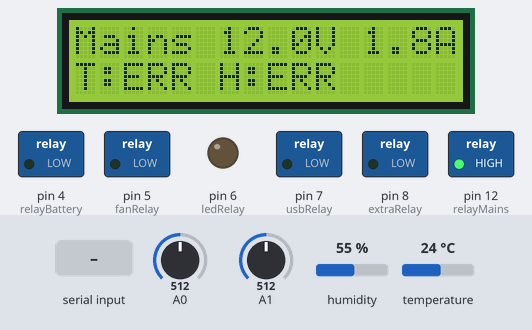
Simulated run of this sketch. Board: Arduino Uno, built with avr-gcc and run on an emulated ATmega328P. Shown: 16×2 character LCD, switched loads named in the sketch (green lamp = pin HIGH), output pins drawn as LEDs (lit = HIGH). The inputs (shaded band) are chosen by the test bench; at power-on: A0 = 512, A1 = 512, humidity 55 %, temperature 24 °C. Random numbers use the default seed unless the sketch sets one; what the sketch prints to the serial monitor is not drawn.

Above: at 1.3 s.
1.4 s: A0 set to 243
At 5.5 s:
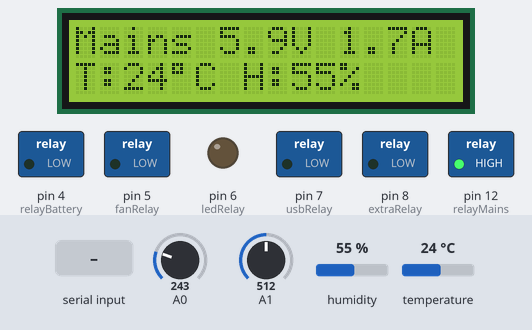
5.7 s: A0 set to 213
At 6.6 s:
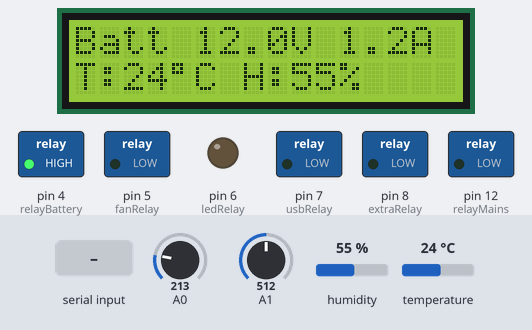
9.2 s: "1" received over Serial
At 10.4 s:
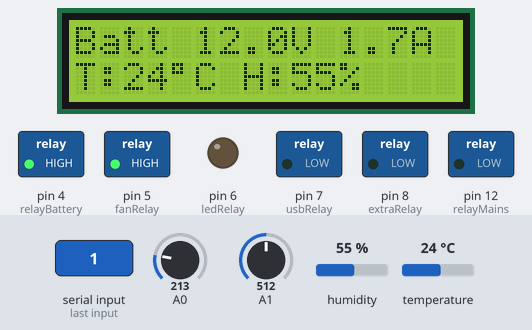
12.7 s: A0 set to 306
At 13.9 s:
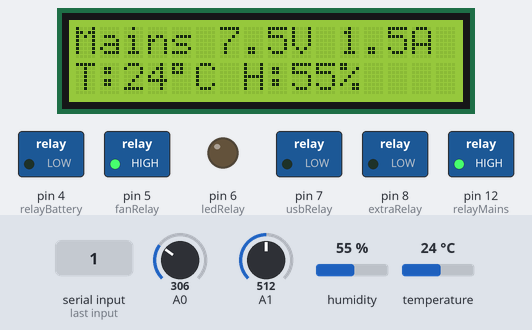
16.2 s: "2" received over Serial
At 17.4 s:
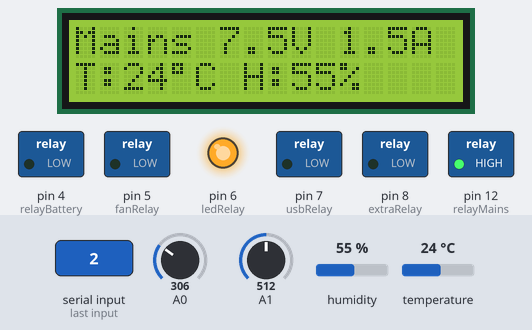
19.7 s: A0 set to 30
At 21.6 s:
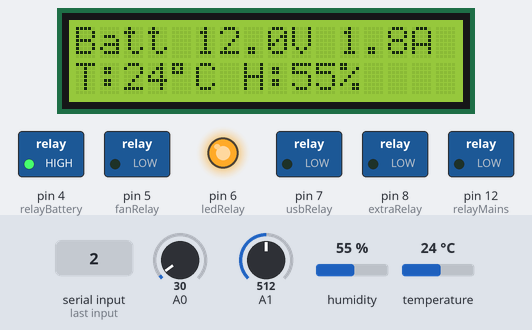
Timing chart, 0 to 23.1 s (numbered marks = the images above; inputs shaded):
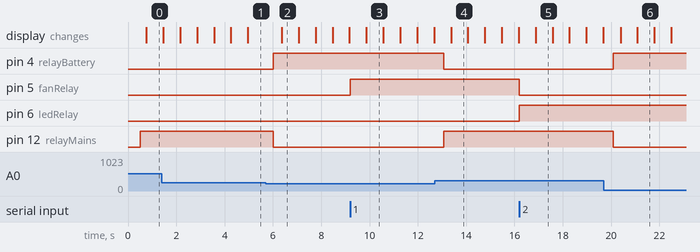

Measured:
- the behaviour switches between 226 and 225 on A0 (found by bisection; images 1 and 2)
- after the input at 5.7 s, pin 4 (relayBattery): LOW → HIGH after 0.31 s; pin 12 (relayMains): HIGH → LOW after 0.31 s
- after the input at 9.2 s, pin 5 (fanRelay): LOW → HIGH at once
- after the input at 12.7 s, pin 4 (relayBattery): HIGH → LOW after 0.37 s; pin 12 (relayMains): LOW → HIGH after 0.37 s
- after the input at 16.2 s, pin 5 (fanRelay): HIGH → LOW at once; pin 6 (ledRelay): LOW → HIGH at once
- after the input at 19.7 s, pin 4 (relayBattery): LOW → HIGH after 0.38 s; pin 12 (relayMains): HIGH → LOW after 0.38 s
- what the display in image 2 shows lasts 0.7 s, from 6.4 s to 7.1 s

The sketch:

Microgrid.ino
```cpp
#include <DHT.h>
#include <LiquidCrystal_I2C.h>

// === Sensor and Relay Pins ===
const int voltageSensor1 = A0; // V1 -> MAINS (Transformer)
const int voltageSensor2 = A1; // V2 -> BATTERY
const int currentSensor  = A2; // (Not used for random mode, but kept for compatibility)

#define DHTPIN 2
#define DHTTYPE DHT11
DHT dht(DHTPIN, DHTTYPE);

// Power Source Relays
const int relayMains = 12;   // Relay for mains power
const int relayBattery = 4;  // Relay for battery backup

// Device Relays
const int fanRelay   = 5;
const int ledRelay   = 6;
const int usbRelay   = 7;
const int extraRelay = 8;

// LCD I2C
LiquidCrystal_I2C lcd(0x27, 16, 2);

// === Configurable parameters ===
const float voltageMultiplier = 5.0;  // Adjust to your resistor divider
const float MAX_ALLOWED_VOLTAGE = 12.0;
const float MAINS_MIN_VOLTAGE = 5.5;   // treat <=0.5V as power-off threshold

// Timing intervals
const unsigned long SAMPLE_INTERVAL_MS = 500;
const unsigned long LCD_INTERVAL_MS    = 700;
const unsigned long DHT_INTERVAL_MS    = 2000;

// Variables
float mainsVoltage = 0.0;
float batteryVoltage = 0.0;
float liveCurrent = 0.0;
float temp = NAN;
float hum  = NAN;
String powerSource = "NoPwr";

unsigned long lastSample = 0;
unsigned long lastLCD = 0;
unsigned long lastDHT = 0;

// === Setup ===
void setup() {
  Serial.begin(9600);
  randomSeed(analogRead(0)); // randomize seed

  dht.begin();
  lcd.init();
  lcd.backlight();

  pinMode(relayMains, OUTPUT);
  pinMode(relayBattery, OUTPUT);
  pinMode(fanRelay, OUTPUT);
  pinMode(ledRelay, OUTPUT);
  pinMode(usbRelay, OUTPUT);
  pinMode(extraRelay, OUTPUT);

  // Start all relays OFF
  digitalWrite(relayMains, LOW);
  digitalWrite(relayBattery, LOW);
  digitalWrite(fanRelay, LOW);
  digitalWrite(ledRelay, LOW);
  digitalWrite(usbRelay, LOW);
  digitalWrite(extraRelay, LOW);
}

// === Read voltage from divider ===
float readVoltage(int pin) {
  int raw = analogRead(pin);
  float v = raw * (5.0 / 1023.0) * voltageMultiplier;
  if (v > MAX_ALLOWED_VOLTAGE) v = MAX_ALLOWED_VOLTAGE;
  return v;
}

// === Switching logic ===
void updatePowerSource(float vMains, float vBatt) {
  // If mains voltage is near zero, switch to battery (if available)
  if (vMains <= MAINS_MIN_VOLTAGE && vBatt > 0.5) {
    digitalWrite(relayMains, LOW);
    digitalWrite(relayBattery, HIGH);
    powerSource = "Batt";
  }
  // If mains is back, switch to mains
  else if (vMains > MAINS_MIN_VOLTAGE) {
    digitalWrite(relayMains, HIGH);
    digitalWrite(relayBattery, LOW);
    powerSource = "Mains";
  }
  // If both are off
  else {
    digitalWrite(relayMains, LOW);
    digitalWrite(relayBattery, LOW);
    powerSource = "NoPwr";
  }
}

// === Generate Random Current (1A–2A) or 0A if No Power ===
float getDisplayCurrent(String src) {
  if (src == "NoPwr") return 0.0;
  // random current between 1.0A to 2.0A
  float c = random(100, 200) / 100.0;
  return c;
}

// === Main Loop ===
void loop() {
  unsigned long now = millis();

  // --- Sampling Block ---
  if (now - lastSample >= SAMPLE_INTERVAL_MS) {
    lastSample = now;
    mainsVoltage = readVoltage(voltageSensor1);
    batteryVoltage = readVoltage(voltageSensor2);

    // update which source is active
    updatePowerSource(mainsVoltage, batteryVoltage);

    // Simulate random or zero current
    liveCurrent = getDisplayCurrent(powerSource);

    // DHT (every 2s)
    if (now - lastDHT >= DHT_INTERVAL_MS) {
      lastDHT = now;
      temp = dht.readTemperature();
      hum  = dht.readHumidity();
    }

    // Debug print
    Serial.print("Mains: "); Serial.print(mainsVoltage, 2);
    Serial.print("V  Battery: "); Serial.print(batteryVoltage, 2);
    Serial.print("V  Current: "); Serial.print(liveCurrent, 2);
    Serial.print("A  Source: "); Serial.println(powerSource);
  }

  // --- LCD Update ---
  if (now - lastLCD >= LCD_INTERVAL_MS) {
    lastLCD = now;

    lcd.setCursor(0, 0);
    lcd.print("                ");
    lcd.setCursor(0, 0);
    lcd.print(powerSource);
    lcd.print(" ");

    if (powerSource == "Mains") lcd.print(mainsVoltage, 1);
    else if (powerSource == "Batt") lcd.print(batteryVoltage, 1);
    else lcd.print(0.0, 1);

    lcd.print("V ");
    lcd.print(liveCurrent, 1);
    lcd.print("A");

    lcd.setCursor(0, 1);
    lcd.print("                ");
    lcd.setCursor(0, 1);
    lcd.print("T:");
    if (isnan(temp)) lcd.print("ERR ");
    else { lcd.print(temp, 0); lcd.print((char)223); lcd.print("C "); }

    lcd.print("H:");
    if (isnan(hum)) lcd.print("ERR");
    else { lcd.print(hum, 0); lcd.print("%"); }
  }

  // --- Bluetooth Control ---
  if (Serial.available()) {
    char cmd = Serial.read();
    switch (cmd) {
      case '1': digitalWrite(fanRelay, HIGH);
                digitalWrite(ledRelay, LOW);
                digitalWrite(usbRelay, LOW);
                digitalWrite(extraRelay, LOW);
                break;
      case '2': digitalWrite(fanRelay, LOW);
                digitalWrite(ledRelay, HIGH);
                digitalWrite(usbRelay, LOW);
                digitalWrite(extraRelay, LOW);
                break;
      case '3': digitalWrite(fanRelay, LOW);
                digitalWrite(ledRelay, LOW);
                digitalWrite(usbRelay, HIGH);
                digitalWrite(extraRelay, LOW);
                break;
      case '4': digitalWrite(fanRelay, LOW);
                digitalWrite(ledRelay, LOW);
                digitalWrite(usbRelay, LOW);
                digitalWrite(extraRelay, LOW);
                break;
    }
  }

  delay(2);
}
```
